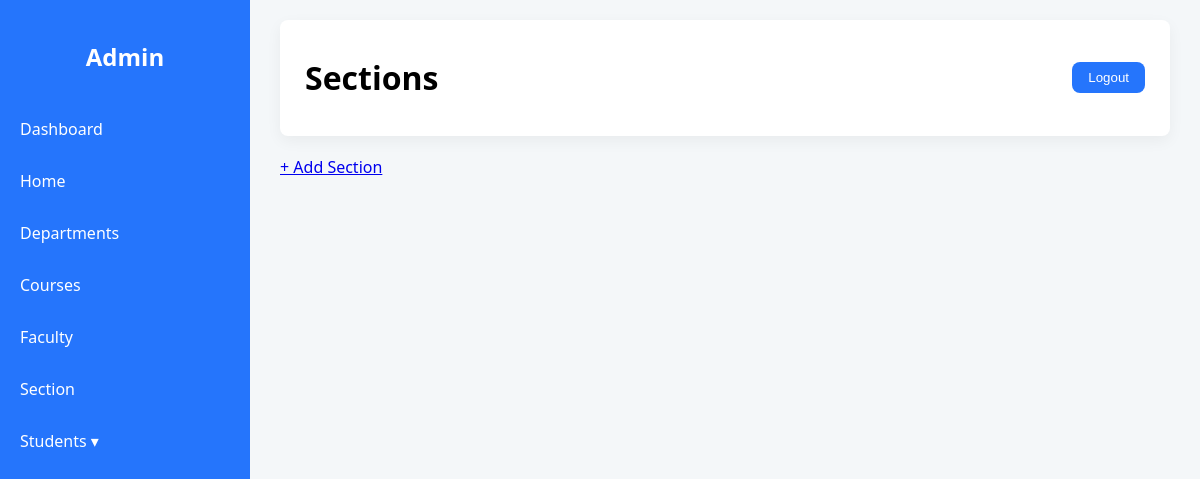
The page /grading/sections/ on the database as committed earlier.
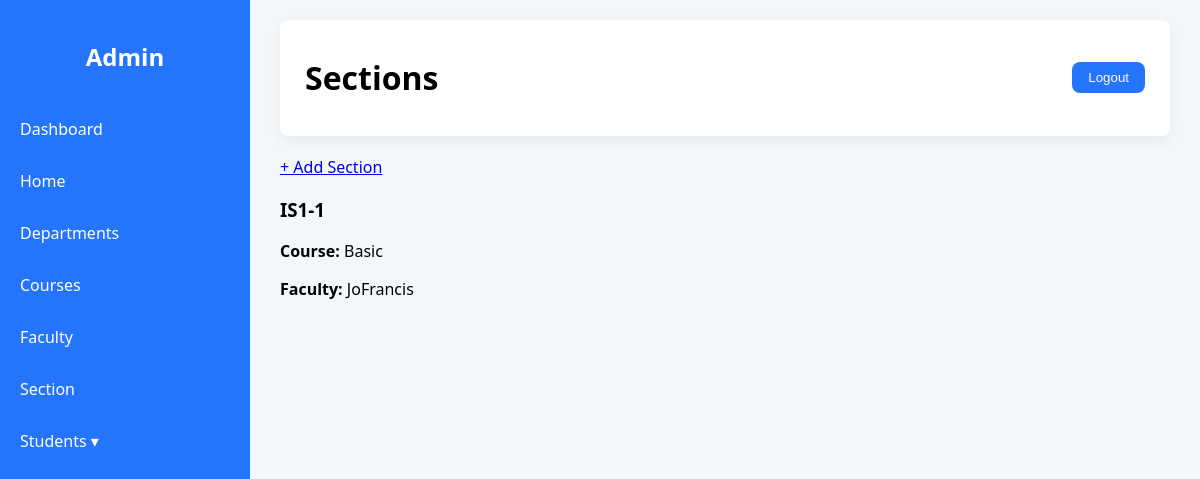
The same page on the database as committed later.
### grading_system/models.py (models this page shows, shortened)
class Section(models.Model):
    name = models.CharField(max_length=50)
    department = models.ForeignKey(Department, on_delete=models.CASCADE)
    course = models.ForeignKey(Course, on_delete=models.CASCADE)
    faculty = models.ForeignKey(
        Faculty,
        on_delete=models.SET_NULL,
        null=True,
        blank=True
    )

class Course(models.Model):
    YEAR_LEVELS = [
        ('1', '1st Year'),
        ('2', '2nd Year'),
        ('3', '3rd Year'),
        ('4', '4th Year'),
    ]
    SEMESTERS = [
        ('1', '1st Semester'),
        ('2', '2nd Semester'),
    ]
    department = models.ForeignKey(Department, on_delete=models.CASCADE, related_name='courses')
    code = models.CharField(max_length=20)
    name = models.CharField(max_length=100)
    year_level = models.CharField(max_length=1, choices=YEAR_LEVELS)
    semester = models.CharField(max_length=1, choices=SEMESTERS)
    credits = models.PositiveIntegerField()

class Faculty(models.Model):
    name = models.CharField(max_length=100)

### grading_system/views.py (the view)
# urls.py: path('sections/', views.section_list, name='section_list'),
def section_list(request):
    sections = Section.objects.select_related('course').all()
    return render(request, 'core/sections.html', {'sections': sections})

### grading_system/templates/core/sections.html
{% extends 'core/base.html' %}
{% block header %}Sections{% endblock %}
{% block content %}
<a href="{% url 'grading_system:add_section' %}" class="add-btn">
    + Add Section
</a>
<div class="dept-grid">
    {% for s in sections %}
    <div class="dept-card">
        <h3>{{ s.name }}</h3>
        <p><b>Course:</b> {{ s.course.name }}</p>
        <p><b>Faculty:</b> {{ s.faculty.name }}</p>
    </div>
    {% endfor %}
</div>
{% endblock %}

Rows that differ between the two databases and show on the page:
added Section: name "IS1-1", course.name "Basic", faculty.name "JoFrancis"
